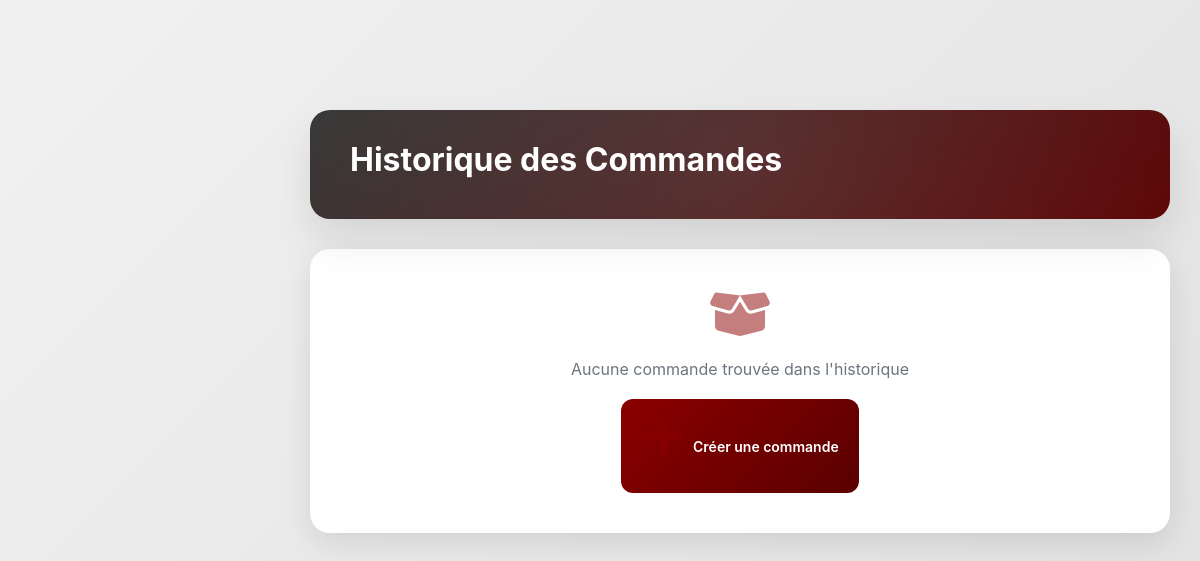
The app's page /commandes.php, older data.
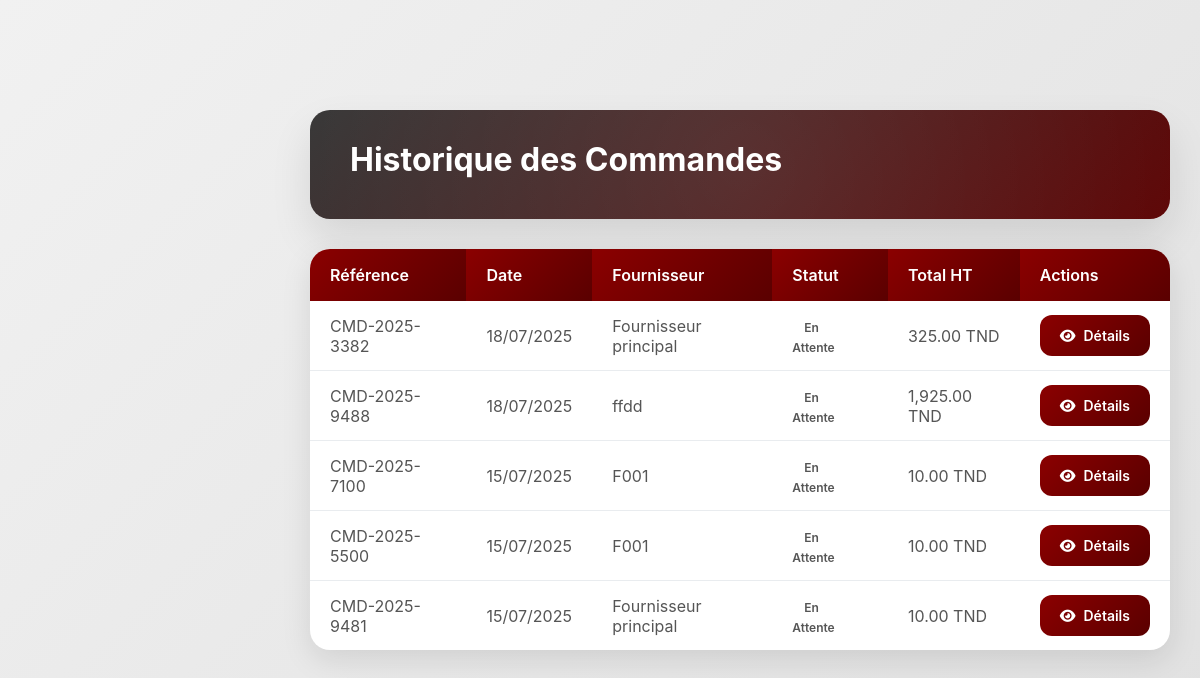
The same page, newer data.
### tables this page shows
CREATE TABLE `commande` (
  `id_commande` int(11) NOT NULL,
  `reference` varchar(20) NOT NULL COMMENT 'Format: CMD-YYYY-NNNN',
  `date_creation` datetime NOT NULL DEFAULT current_timestamp(),
  `date_livraison_prevue` date DEFAULT NULL,
  `fournisseur` varchar(100) NOT NULL COMMENT 'Nom du fournisseur',
  `id_utilisateur` int(11) DEFAULT NULL COMMENT 'Créateur de la commande',
  `statut` enum('en_attente','en_cours','livree','annulee') NOT NULL DEFAULT 'en_attente',
  `notes` text DEFAULT NULL,
  `total_ht` decimal(12,2) DEFAULT 0.00 COMMENT 'Total hors taxes'
);

### commandes.php (the view, shortened to what this page needs)
<?php
$pdo = new PDO("mysql:host=localhost;dbname=ch office track", "root", "");
    ?>
    <?php
$stmt = $pdo->query("SELECT * FROM commande ORDER BY date_creation DESC");
$commandes = $stmt->fetchAll();
?>
<!DOCTYPE html>
<html lang="fr">
<head>
    <link href="https://cdnjs.cloudflare.com/ajax/libs/font-awesome/6.0.0/css/all.min.css" rel="stylesheet">
</head>
<body>
    <main class="main-content">
        <div class="page-header">
            <h1>Historique des Commandes</h1>
        </div>
        <?php if (!empty($commandes)): ?>
            <table class="data-table">
                <thead>
                    <tr>
                        <th>Référence</th>
                        <th>Date</th>
                        <th>Fournisseur</th>
                        <th>Statut</th>
                        <th>Total HT</th>
                        <th>Actions</th>
                    </tr>
                </thead>
                <tbody>
                    <?php foreach ($commandes as $commande): ?>
                    <tr>
                        <td><?php echo htmlspecialchars($commande['reference']); ?></td>
                        <td><?php echo date('d/m/Y', strtotime($commande['date_creation'])); ?></td>
                        <td><?php echo htmlspecialchars($commande['fournisseur']); ?></td>
                        <td>
                            <span class="status-badge status-<?php echo strtolower($commande['statut']); ?>">
                                <?php echo ucfirst(str_replace('_', ' ', $commande['statut'])); ?>
                            </span>
                        </td>
                        <td><?php echo number_format($commande['total_ht'], 2); ?> TND</td>
                        <td>
                            <a href="details_commande.php?id=<?php echo $commande['id_commande']; ?>" class="btn btn-primary">
                                <i class="fas fa-eye"></i> Détails
                            </a>
                        </td>
                    </tr>
                    <?php endforeach; ?>
                </tbody>
            </table>
        <?php else: ?>
            <div class="empty-state">
                <i class="fas fa-box-open"></i>
                <p>Aucune commande trouvée dans l'historique</p>
                <a href="commande_groupée.php" class="btn btn-primary">
                    <i class="fas fa-plus"></i> Créer une commande
                </a>
            </div>
        <?php endif; ?>
    </main>
</body>
</html>

Row changes from the older to the newer data that the page shows:
added commande: reference "CMD-2025-3382", date_creation "18/07/2025", fournisseur "Fournisseur principal", statut "En Attente", total_ht "325.00"
added commande: reference "CMD-2025-9488", date_creation "18/07/2025", fournisseur "ffdd", statut "En Attente", total_ht "1,925.00"
added commande: reference "CMD-2025-7100", date_creation "15/07/2025", fournisseur "F001", statut "En Attente", total_ht "10.00"
added commande: reference "CMD-2025-5500", date_creation "15/07/2025", fournisseur "F001", statut "En Attente", total_ht "10.00"
added commande: reference "CMD-2025-9481", date_creation "15/07/2025", fournisseur "Fournisseur principal", statut "En Attente", total_ht "10.00"
Text that changed along with them:
text no longer shown: "Aucune commande trouvée dans l'historique Créer une commande"
text now shown: "Référence Date Fournisseur Statut Total HT Actions"
